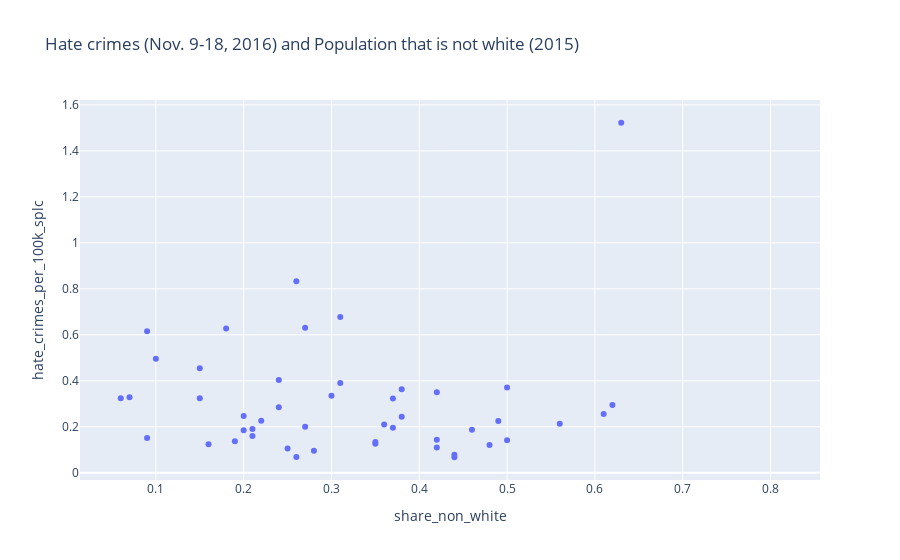

The notebook cell this image was saved under:
### Markdown cell above
Looking at the previous charts, I expected Washington D.C. to be a major outlier. However, I did not expect for it to be as obvious as it is shown here. D.C. had very low voters for Trump and they have the highest hate crime rate in this time period, so they are all the way off in the top left corner. I wonder what is the reasoning behind this. Was there some sort of public outrage or response from the results of the election that incited the crimes in some way? I think this would require additional research into D.C. in the future to understand these outlying positions.

Up next, I checkout out the state's share of non-white residents. The same code was used.

### Code cell
nonwhite_crime = hate_crimes[['state', 'share_non_white', 'hate_crimes_per_100k_splc']]

fig4 = px.scatter(nonwhite_crime, 
                 x="share_non_white", 
                 y="hate_crimes_per_100k_splc",
                hover_name="state",
                title="Hate crimes (Nov. 9-18, 2016) and Population that is not white (2015)")
fig4.show();

### Figure 1 — Plotly figure (JSON) as saved in the notebook; plotly's stock layout.template omitted (floating-point values rounded to 4 significant figures)
{"data": [{"hovertemplate": "<b>%{hovertext}</b><br><br>share_non_white=%{x}<br>hate_crimes_per_100k_splc=%{y}<extra></extra>", "hovertext": ["Alabama", "Alaska", "Arizona", "Arkansas", "California", "Colorado", "Connecticut", "Delaware", "District of Columbia", "Florida", "Georgia", "Hawaii", "Idaho", "Illinois", "Indiana", "Iowa", "Kansas", "Kentucky", "Louisiana", "Maine", "Maryland", "Massachusetts", "Michigan", "Minnesota", "Mississippi", "Missouri", "Montana", "Nebraska", "Nevada", "New Hampshire", "New Jersey", "New Mexico", "New York", "North Carolina", "North Dakota", "Ohio", "Oklahoma", "Oregon", "Pennsylvania", "Rhode Island", "South Carolina", "South Dakota", "Tennessee", "Texas", "Utah", "Vermont", "Virginia", "Washington", "West Virginia", "Wisconsin", "Wyoming"], "legendgroup": "", "marker": {"color": "#636efa", "symbol": "circle"}, "mode": "markers", "name": "", "orientation": "v", "showlegend": false, "type": "scatter", "x": [0.35, 0.42, 0.49, 0.26, 0.61, 0.31, 0.3, 0.37, 0.63, 0.46, 0.48, 0.81, 0.16, 0.37, 0.2, 0.15, 0.25, 0.15, 0.42, 0.09, 0.5, 0.27, 0.24, 0.18, 0.44, 0.2, 0.1, 0.21, 0.5, 0.09, 0.44, 0.62, 0.42, 0.38, 0.15, 0.21, 0.35, 0.26, 0.24, 0.28, 0.36, 0.17, 0.27, 0.56, 0.19, 0.06, 0.38, 0.31, 0.07, 0.22, 0.15], "xaxis": "x", "y": [0.1258, 0.1437, 0.2253, 0.06906, 0.2558, 0.3905, 0.3354, 0.3228, 1.522, 0.1875, 0.1204, null, 0.1242, 0.1953, 0.247, 0.4544, 0.1052, 0.3244, 0.1097, 0.6156, 0.3704, 0.6308, 0.4038, 0.6275, 0.06745, 0.1845, 0.4955, 0.1595, 0.1417, 0.1515, 0.07831, 0.2948, 0.3506, 0.244, null, 0.1907, 0.1336, 0.8328, 0.2851, 0.0954, 0.2099, null, 0.1999, 0.2136, 0.1365, 0.3241, 0.3632, 0.6775, 0.3287, 0.2262, null], "yaxis": "y"}], "layout": {"autosize": true, "legend": {"tracegroupgap": 0}, "title": {"text": "Hate crimes (Nov. 9-18, 2016) and Population that is not white (2015)"}, "xaxis": {"anchor": "y", "autorange": true, "domain": [0, 1], "range": [0.01515, 0.8549], "title": {"text": "share_non_white"}, "type": "linear"}, "yaxis": {"anchor": "x", "autorange": true, "domain": [0, 1], "range": [-0.03912, 1.629], "title": {"text": "hate_crimes_per_100k_splc"}, "type": "linear"}}}
